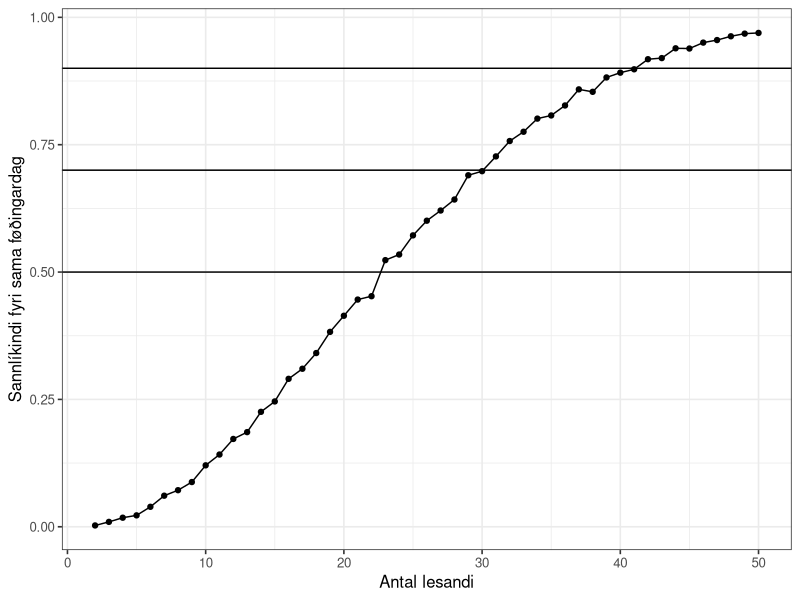
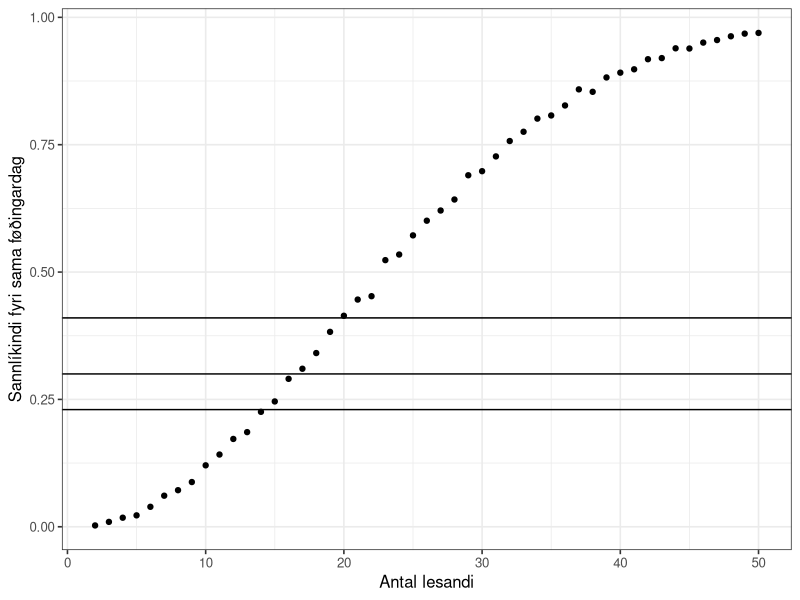
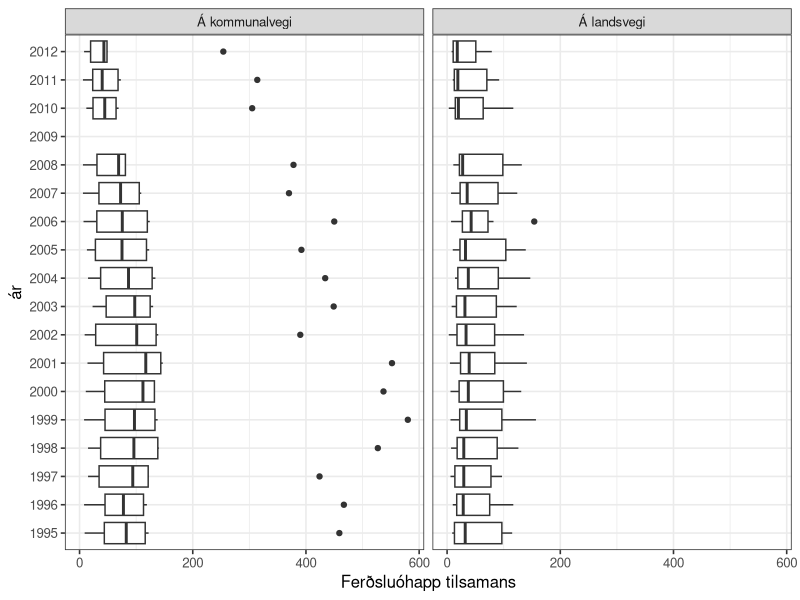
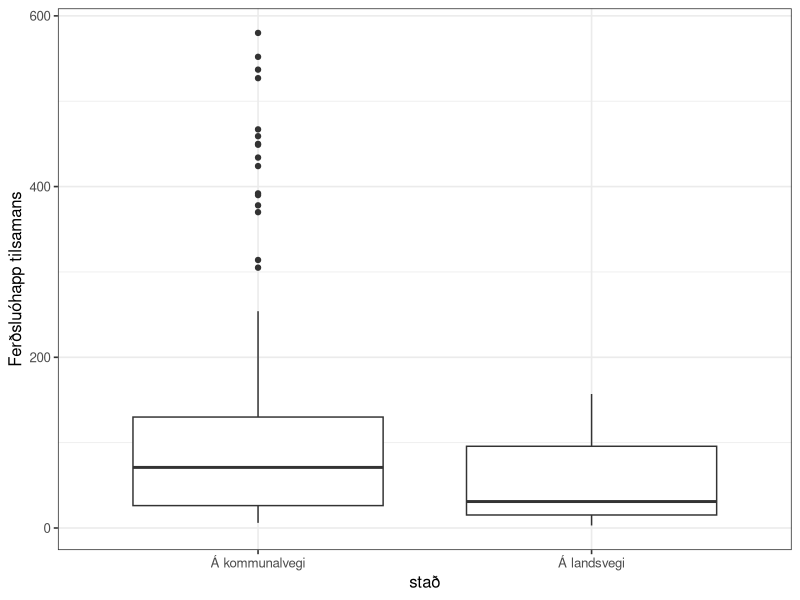
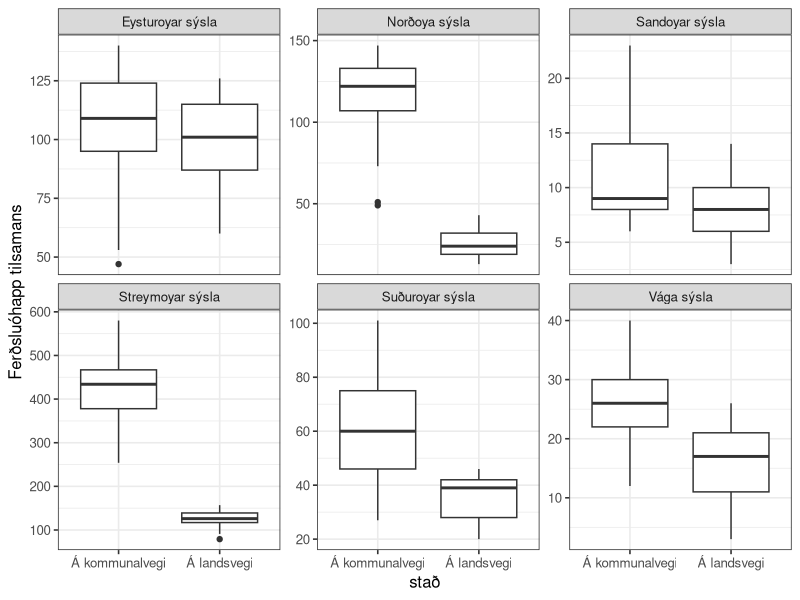
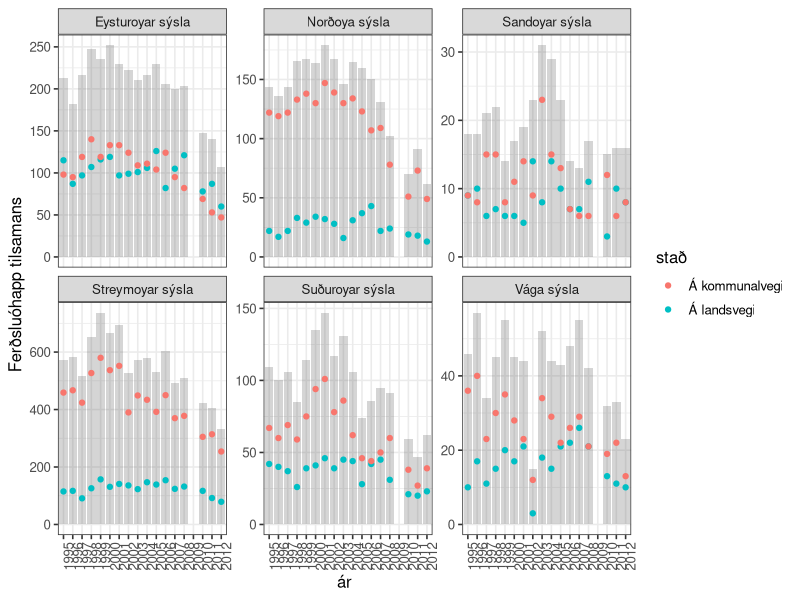
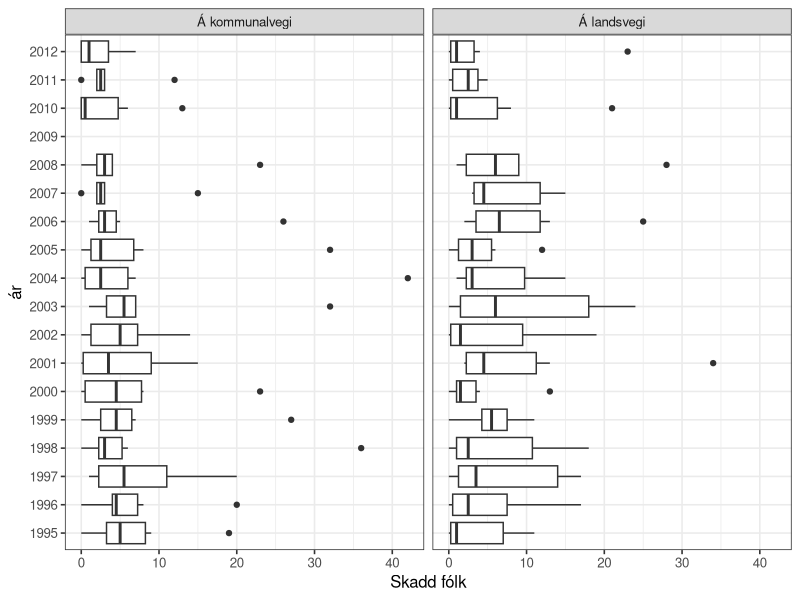
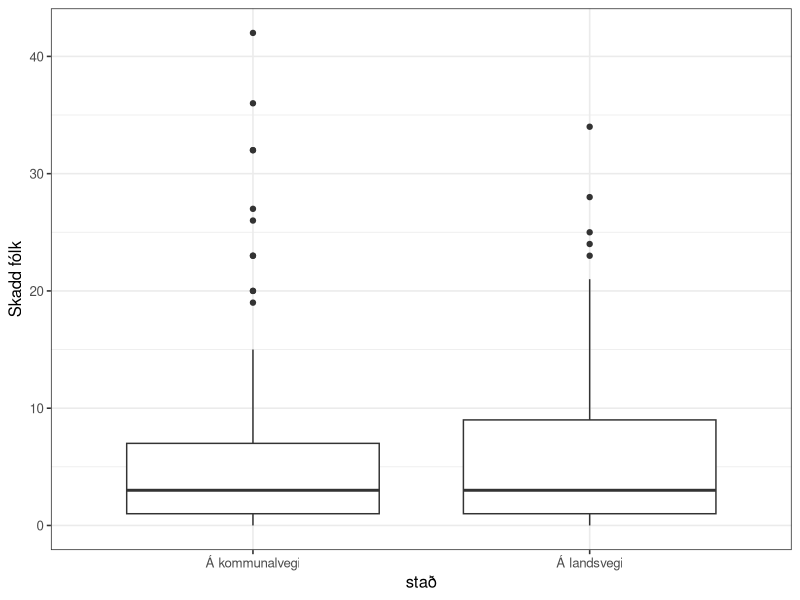

Source code (R) for these figures, in order:
## ---- chunk 1
knitr::opts_chunk$set(echo = TRUE)

options(dplyr.summarise.inform = FALSE)
library(tidyverse)

# set theme used for plotting
theme_set(theme_bw(base_size = 12))

## ---- chunk 2
n_lesandi <- 2:10
roynd_nr <- 1:2

sama_fdag <- crossing(n_lesandi, roynd_nr)
sama_fdag
## ---- chunk 3
sama_fdag <- mutate(
  sama_fdag,
  fdag = map(n_lesandi, ~ sample(365, ., replace = TRUE))
  )
sama_fdag
## ---- chunk 4
# Ein listi av integers
str(sama_fdag$fdag)
## ---- chunk 5


sama_fdag <- mutate(sama_fdag, nakar_sdag = map_lgl(fdag, ~ any(duplicated(.x))))
sama_fdag

## ---- chunk 6
p_samadag <- sama_fdag %>%
  group_by(n_lesandi) %>%
  summarise(p_sdag = mean(nakar_sdag))

p_samadag
## ---- chunk 7

p_samadag <-
  crossing(n_lesandi = 2:10, roynd_nr = 1:2) %>%
  mutate(.,
  fdag = map(n_lesandi, ~sample(365, ., replace = TRUE))
  ) %>%
  mutate(., nakar_sdag = map_lgl(fdag, ~any(duplicated(.x)))) %>%
  group_by(n_lesandi) %>%
  summarize(p_sdag = mean(nakar_sdag))
  
p_samadag
## ---- chunk 8

n_lesandi <- 2:50

p_samadag <-
  crossing(n_lesandi, roynd_nr) %>%
  mutate(.,
  fdag = map(n_lesandi, ~sample(365, ., replace = TRUE))
  ) %>%
  mutate(., nakar_sdag = map_lgl(fdag, ~any(duplicated(.x)))) %>%
  group_by(n_lesandi) %>%
  summarize(p_sdag = mean(nakar_sdag))
  
p_samadag

## ---- chunk 9
roynd_nr <- 1:5000
p_samadag <-
  crossing(n_lesandi, roynd_nr) %>%
  mutate(.,
  fdag = map(n_lesandi, ~sample(365, ., replace = TRUE))
  ) %>%
  mutate(., nakar_sdag = map_lgl(fdag, ~any(duplicated(.x)))) %>%
  group_by(n_lesandi) %>%
  summarize(p_sdag = mean(nakar_sdag))
  
p_samadag
## ---- chunk 10
ggplot(p_samadag, aes(x = n_lesandi, y = p_sdag)) +
  geom_point() +
  geom_line() +
  xlab("Antal lesandi") +
  ylab("Sannlíkindi fyri sama føðingardag") +
  geom_hline(yintercept = 0.5) +
  geom_hline(yintercept = 0.7) +
  geom_hline(yintercept = 0.9)
## ---- chunk 11
p_samadag <- p_samadag %>%
  mutate(n_ymisk = map(n_lesandi, ~prod(365:(365 - . + 1))) %>% unlist,
         n_total = 365^n_lesandi,
         p_teori = 1 - (n_ymisk/n_total)
  )

p_samadag
## ---- chunk 12
p_samadag <- p_samadag %>% 
  mutate(p_bday = map_dbl(n_lesandi, ~pbirthday(., classes = 365, coincident = 2)))

p_samadag
## ---- chunk 13
ggplot(p_samadag, aes(x = n_lesandi, y = p_sdag)) +
  geom_point() +
  geom_hline(yintercept = qbirthday(prob = 0.5, classes = 365, coincident = 2) / 100) +
  geom_hline(yintercept = qbirthday(prob = 0.7, classes = 365, coincident = 2) / 100) +
  geom_hline(yintercept = qbirthday(prob = 0.9, classes = 365, coincident = 2) / 100) +
  xlab("Antal lesandi") +
  ylab("Sannlíkindi fyri sama føðingardag")

## ---- chunk 14

## ---- chunk 15
n_lesandi_50 = pbirthday(50, classes = 365, coincident = 2)
n_lesandi_50

n_lesandi_80 = pbirthday(80, classes = 365, coincident = 2)
n_lesandi_80
## ---- chunk 16
n_lesandi = seq(5, 700, 5)
roynd_nr = 1:100

p_maxsdag <- NULL

p_maxsdag <- crossing(n_lesandi, roynd_nr) %>%
  mutate(
    fdag = map(n_lesandi, ~sample(365, ., replace = TRUE)),
    `>= 2` = map_int(fdag, ~any(duplicated(.x))),
    max_sdag = map_int(fdag, function(x) max(table(x))),
    `== 2` = max_sdag == 2,
    `== 3` = max_sdag == 3,
    `== 4` = max_sdag == 4,
    `== 5` = max_sdag == 5,
  )

p_maxsdag
## ---- chunk 17
p_maxsdag <- p_maxsdag %>%
  pivot_longer(cols=c(`>= 2`, `== 2`, `== 3`, `== 4`, `== 5`), names_to = 'max', values_to = 'sdag')

p_maxsdag
## ---- chunk 18

## ---- chunk 19

## ---- chunk 20

## ---- chunk 21

## ---- chunk 22

## ---- chunk 23
ferdslu_ohapp <- read_csv("ferdslu_ohapp.csv")
ferdslu_ohapp
## ---- chunk 24
ferdslu_ohapp <- read_csv("ferdslu_ohapp.csv", skip = 1, na = "..")
ferdslu_ohapp
## ---- chunk 25
ferdslu_ohapp <- ferdslu_ohapp %>%
  mutate(across(everything(), ~ str_replace(., "-", "0")))
ferdslu_ohapp
## ---- chunk 26
ferdslu_ohapp <- pivot_longer(ferdslu_ohapp, cols = '1995':'2012',
                   names_to = "ár", values_to = "n", values_transform = list(n = as.integer))

ferdslu_ohapp

#ferdslu_ohapp$n <- as.integer(ferdslu_ohapp$n)

## ---- chunk 27

ferdslu_ohapp <- pivot_wider(ferdslu_ohapp, names_from = slag, values_from = n)


ferdslu_ohapp
## ---- chunk 28

ggplot(ferdslu_ohapp) +
  geom_boxplot(aes(x = `Ferðsluóhapp tilsamans`, y = ár), na.rm = TRUE) +
  facet_wrap(~stað)

## ---- chunk 29
df <- ferdslu_ohapp %>%
  filter(`Ferðsluóhapp tilsamans` > 150) 
df
## ---- chunk 30

ggplot(data = ferdslu_ohapp) +
  geom_boxplot(aes(x = stað, y = `Ferðsluóhapp tilsamans`), na.rm = TRUE)

## ---- chunk 31

ggplot(data = ferdslu_ohapp) +
  geom_boxplot(aes(x = stað, y = `Ferðsluóhapp tilsamans`), na.rm = TRUE) +
  facet_wrap(~sýsla, scales = "free_y")
  
  

## ---- chunk 32

ggplot(ferdslu_ohapp) +
  geom_bar(aes(x = ár, y = `Ferðsluóhapp tilsamans`), alpha = 0.25, stat = "Identity", na.rm = TRUE) +
  geom_point(aes(x = ár, y = `Ferðsluóhapp tilsamans`, colour = stað), na.rm = TRUE) +
  facet_wrap(~sýsla, scales = "free_y") +
  theme(axis.text.x = element_text(angle = 90))

## ---- chunk 33
ggplot(ferdslu_ohapp, aes(x = `Skadd fólk`, y = `ár`)) +
  geom_boxplot(na.rm = TRUE) +
  facet_wrap(~ `stað`)

## ---- chunk 34
ggplot(ferdslu_ohapp, aes(x = `stað`, y = `Skadd fólk`)) +
  geom_boxplot(na.rm = TRUE)
## ---- chunk 35
ggplot(ferdslu_ohapp, aes(x = `stað`, y = `Skadd fólk`)) +
  geom_boxplot(na.rm = TRUE) +
  facet_wrap(~ `sýsla`, scales = "free_y")
## ---- chunk 36
ggplot(ferdslu_ohapp, aes(x = `stað`, y = `Skadd fólk` / `Ferðsluóhapp tilsamans`)) +
  geom_boxplot(na.rm = TRUE) +
  facet_wrap(~ `sýsla`, scales = "free_y")
## ---- chunk 37
ggplot(ferdslu_ohapp) +
  geom_boxplot(aes(x = `Skadd fólk`/`Ferðsluóhapp tilsamans`, y = `stað`), color = "red", na.rm = TRUE) +
  geom_violin(aes(x = `Skadd fólk`/`Ferðsluóhapp tilsamans`, y = `stað`), alpha = 0.25, na.rm = TRUE) +
  geom_boxplot(aes(x = `Skadd fólk` / `Ferðsluóhapp tilsamans`, y = `sýsla`), color = "blue", na.rm = TRUE) +
  geom_violin(aes(x = `Skadd fólk` / `Ferðsluóhapp tilsamans`, y = `sýsla`), alpha = 0.25, na.rm = TRUE)
## ---- chunk 38
ophapp_yvirlit <- ferdslu_ohapp %>% 
  filter(`ár` != "2009") %>%
  group_by(`stað`) %>%
  summarise(
    n = n(),
    n_ohapp = sum(`Ferðsluóhapp tilsamans`),
    n_skadd = sum(`Skadd fólk`),
    p_skadd = n_skadd / n_ohapp
  )

ophapp_yvirlit
## ---- chunk 39
t.test(ophapp_yvirlit$p_skadd, conf.level = .95)$conf.int
## ---- chunk 40

## ---- chunk 41

## ---- chunk 42

## ---- chunk 43

## ---- chunk 44

## ---- chunk 45

## ---- chunk 46

## ---- chunk 47
